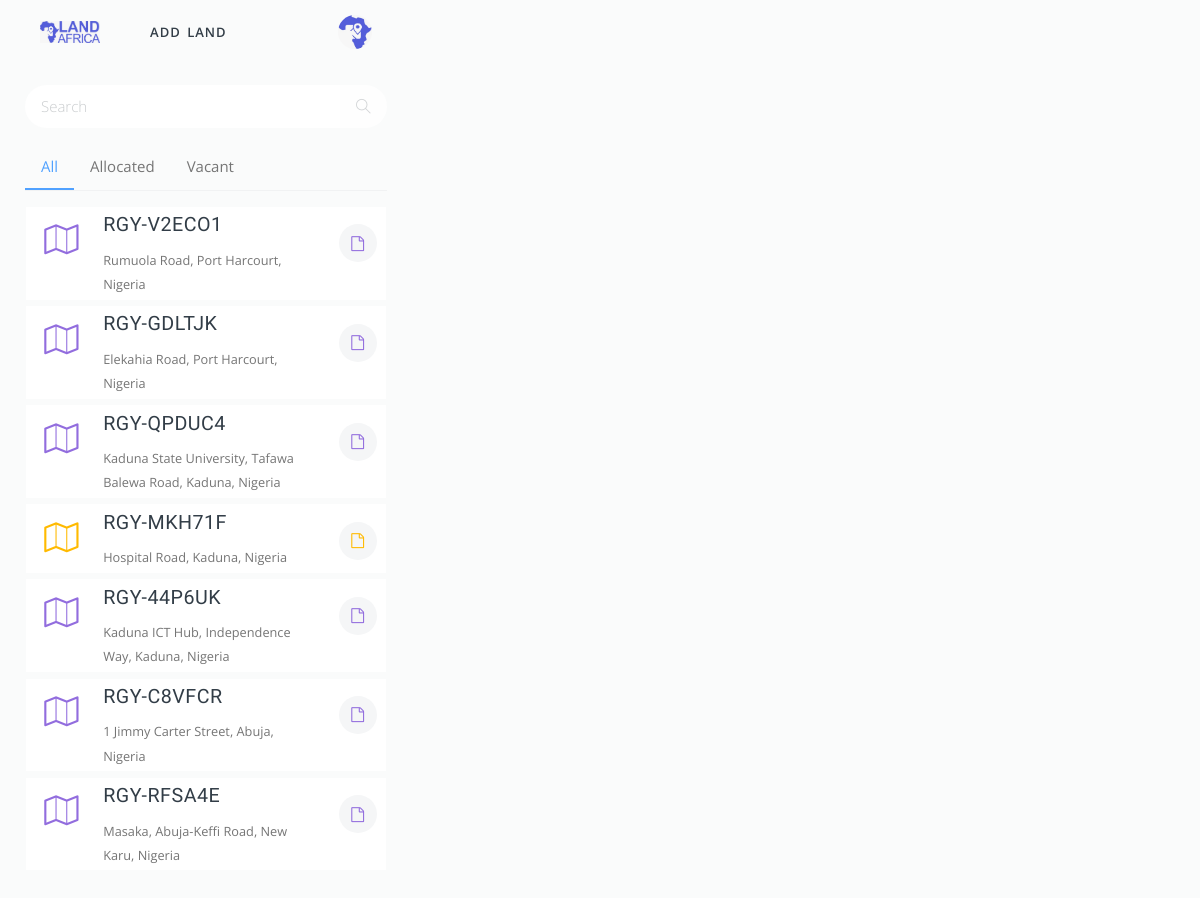
The page / on the database its author committed.
### tables this page shows
CREATE TABLE `lands` (
  `id` int(11) NOT NULL,
  `landId` varchar(100) NOT NULL,
  `estate_id` int(11) NOT NULL,
  `land_type` varchar(25) NOT NULL,
  `landTitle` varchar(1000) NOT NULL,
  `coords` longtext NOT NULL,
  `area` varchar(25) NOT NULL,
  `address` varchar(1000) NOT NULL,
  `state` varchar(25) NOT NULL,
  `city` varchar(100) NOT NULL,
  `postal_code` varchar(25) NOT NULL,
  `status` varchar(25) NOT NULL,
  `currentOwner` varchar(100) NOT NULL,
  `txnID` varchar(500) NOT NULL,
  `txnLink` varchar(1000) NOT NULL,
  `prevOwner` varchar(100) NOT NULL,
  `dateAdded` varchar(25) NOT NULL,
  `lastModified` varchar(25) NOT NULL
);

### includes/dbc.php (called while the page is built, shortened)
<?php
class config
{
	public function open()
	{
			$con = mysqli_connect("localhost","root","","land_registry");
		if (mysqli_connect_errno())
		{
		    echo "System failed to connect to server";
		}else{
			return $con;
		}
	}
	public function query($query)
	{
		$con = $this->open();
			$q = mysqli_query($con,$query);
			return $q;
	}
	public function getArray($query)
	{
			$q = mysqli_fetch_array($query);
			return $q;
	}
}
?>

### includes/admin.php (called while the page is built, shortened)
<?php
	include("dbc.php");
	class admin extends config
	{
		public function landStatus($status)
		{
	    	if ($status == 'Allocated') {
	    		$badge = 'info';
	    	}elseif ($status == 'Vacant') {
	    		$badge = 'warning';
	    	}else{
	    		$badge = 'info';
	    	}
	    	return $badge;
		}
		public function getLands($status,$offset,$limit){
			if ($status == 'All') {
			  $query = $this->query("SELECT * FROM lands LIMIT {$limit} OFFSET {$offset}");
			}else{
			  $query = $this->query("SELECT * FROM lands WHERE status='$status' ORDER BY id DESC");
			}
			$services = array();
            while($row = $this->getArray($query)){
                $obj = new stdClass();
                $obj->id = $row["id"];
                $obj->landTitle = $row["landTitle"];
                $obj->landId = $row["landId"];
                $obj->coords = $row["coords"];
                $obj->postal_code = $row["postal_code"];
                $obj->area = $row["area"];
                $obj->address = $row["address"];
                $obj->state = $row["state"];
                $obj->city = $row["city"];
                $obj->status = $row["status"];
                $obj->currentOwner = $row["currentOwner"];
                $obj->prevOwner = $row["prevOwner"];
                $obj->txnID = $row["txnID"];
                $obj->txnLink = $row["txnLink"];
                $obj->dateAdded = $row["dateAdded"];
                $services[] = $obj;
            }
            return $services;
		}
	}
?>

### index.php (the view, shortened to what this page needs)
<!DOCTYPE html>
<?php
    include_once 'includes/admin.php';
    $site = new admin;
    $allLands = $site->getLands('All',0,20);
  ?>
<html lang="en">
  <head>
    <?php include_once 'includes/meta.php'; ?>
  </head>
  <body onload="initialize()">
    <main class="main-content">
      <div class="section bg-gray p-0">
        <div class="p-5 mh-fullscreen">
          <div class="row">
            <div class="col-md-5 col-xl-4 pl-0 pr-0">
              <div class="sidebar px-4 py-md-0">
                <?php include_once 'includes/header.php'; ?>
                <form class="form-group input-group input-round" style="border:none!Important;">
                  <input type="text" class="form-control" name="s" placeholder="Search" id="land-search">
                  <div class="input-group-append">
                    <span class="input-group-text"><i class="ti-search"></i></span>
                  </div>
                </form>
                <ul class="nav nav-tabs-minimal">
                  <li class="nav-item">
                    <a class="nav-link active" data-toggle="tab" href="#tab-home-1">All</a>
                  </li>
                  <li class="nav-item">
                    <a class="nav-link" data-toggle="tab" href="#tab-profile-1">Allocated</a>
                  </li>
                  <li class="nav-item">
                    <a class="nav-link" data-toggle="tab" href="#tab-contact-1">Vacant</a>
                  </li>
                </ul>
                <div class="tab-content p-4">
                  <div class="tab-pane fade show active" id="tab-home-1">
                    <?php
                        if (count($allLands) < 1) {
                           echo '<div class="col-md-12 col-sm-12 col-lg-12">
                                     <center style="opacity: 0.3">
                                         <i class="fa fa-search fa-3x"></i><br><br>
                                         <h5>No result found</h5>
                                     </center>
                                 </div>';
                        }else{
                            foreach ($allLands as $key => $all) {
                              $txt = $site->landStatus($all->status);
                            ?>
                                <div class="row tada hover-shadow-2">
                                  <div class="col-2" style="padding-top: 4%">
                                    <a href="#" onclick="changeMap(<?php echo $all->id ?>)" data-toggle="tooltip" title="View on map"><i class="fa fa-map-o fa-2x text-<?php echo $txt; ?>"></i></a>
                                  </div>
                                  <div class="col-8">
                                    <a class="media text-default align-items-center" href="#" data-toggle="offcanvas" data-target="#offcanvas-left" onclick="viewInfo(<?php echo $all->id ?>)">
                                      <h5><b><?php echo $all->landId ?></b></h5>
                                    </a>
                                    <a class="media text-default align-items-center" href="#" data-toggle="offcanvas" data-target="#offcanvas-left" onclick="viewInfo(<?php echo $all->id ?>)">
                                      <small><?php echo $all->address ?></small>
                                    </a>
                                  </div>
                                  <div class="col-2 text-right" style="padding-top: 4%">
                                    <a href="<?php echo $all->txnLink ?>" target="_blank" data-toggle="tooltip" title="View on Blockchain" class="text-<?php echo $txt; ?> iconbox">
                                      <i class="fa fa-file-o"></i>
                                    </a>
                                  </div>
                                </div>
                            <?php
                            }
                        }
                     ?>
                  </div>
                </div>
              </div>
            </div>
            <div class="col-md-7 col-xl-8 sticky" style="margin: -9px -9px;">
              <div class="gap-y" id="map_canvas">
              </div>
            </div>
          </div>
        </div>
      </div>
    </main>
  </body>
</html>

### includes/meta.php (shortened to what this page needs)
<link href="assets/css/page.min.css" rel="stylesheet">
<link href="assets/css/style.css" rel="stylesheet">
<link href="https://cdnjs.cloudflare.com/ajax/libs/toastr.js/2.0.1/css/toastr.css" rel="stylesheet"/>

### includes/header.php (shortened to what this page needs)
<nav class="navbar navbar-expand-lg navbar-dark" style="margin-top: -30px;">
  <div class="container">
    <div class="navbar-left mr-4">
      <a class="navbar-brand" href="#">
        <img class="logo-dark" src="assets/img/land-africa.jpeg" alt="logo" width="60">
      </a>
    </div>
    <section class="navbar-mobile">
      <nav class="nav nav-navbar mr-auto">
        <a class="nav-link active" href="add-land" target="_blank">Add land</a>
      </nav>
      <div class="dropdown ml-lg-5">
        <span class="dropdown-toggle no-caret" data-toggle="dropdown" aria-expanded="false">
          <img class="avatar avatar-xs" src="assets/img/favi.jpeg" alt="user">
        </span>
      </div>
    </section>
  </div>
</nav>

### includes/meta.php (style rules this page uses)
#map_canvas { height: 100%; width: 100%; }
.tada { background: #ffffff; padding: 1%; margin-bottom: 2% }

### index.php (style rules this page uses)
#map_canvas { height: 620px; width: 103%; }

### rows shown on the page
lands: landId "RGY-V2ECO1", address "Rumuola Road, Port Harcourt, Nigeria"
lands: landId "RGY-GDLTJK", address "Elekahia Road, Port Harcourt, Nigeria"
lands: landId "RGY-QPDUC4", address "Kaduna State University, Tafawa Balewa Road, Kaduna, Nigeria"
lands: landId "RGY-MKH71F", address "Hospital Road, Kaduna, Nigeria"
lands: landId "RGY-44P6UK", address "Kaduna ICT Hub, Independence Way, Kaduna, Nigeria"
lands: landId "RGY-C8VFCR", address "1 Jimmy Carter Street, Abuja, Nigeria"
lands: landId "RGY-RFSA4E", address "Masaka, Abuja-Keffi Road, New Karu, Nigeria"
